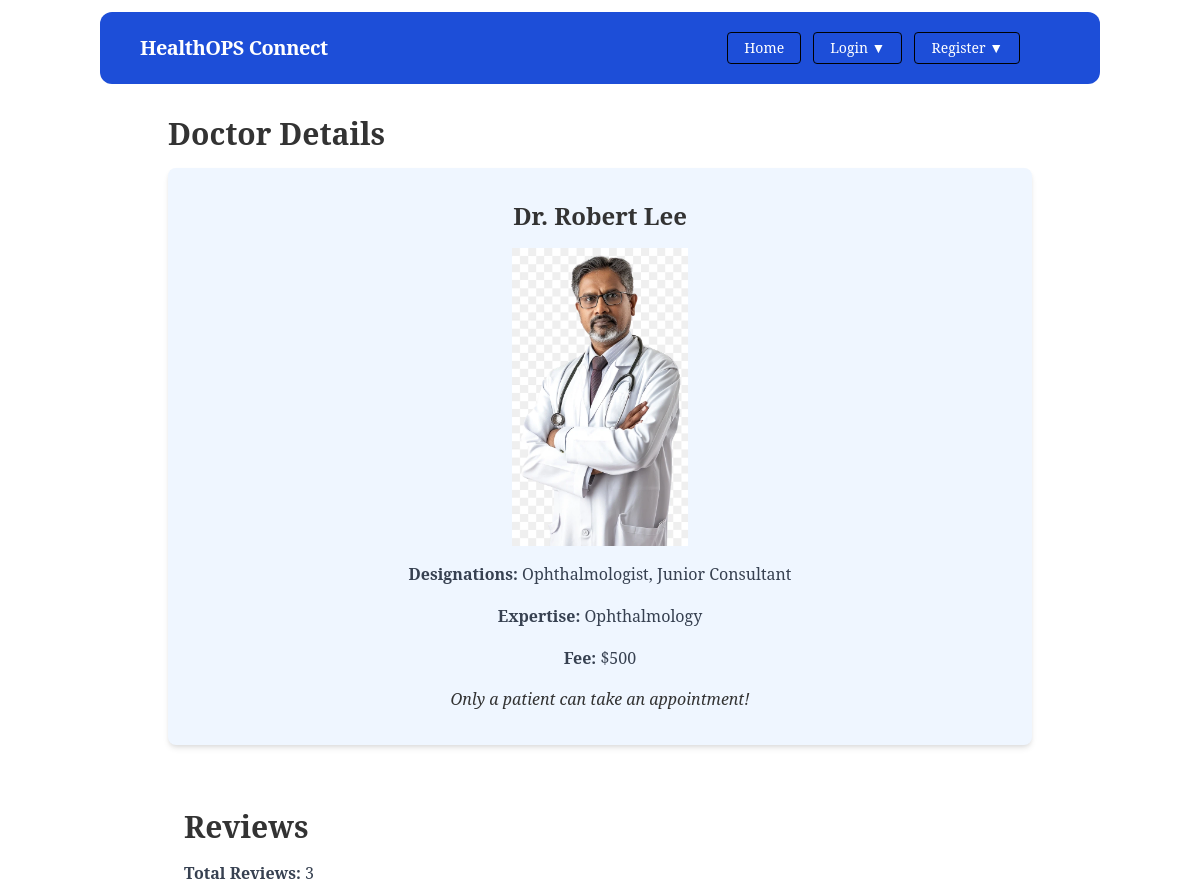
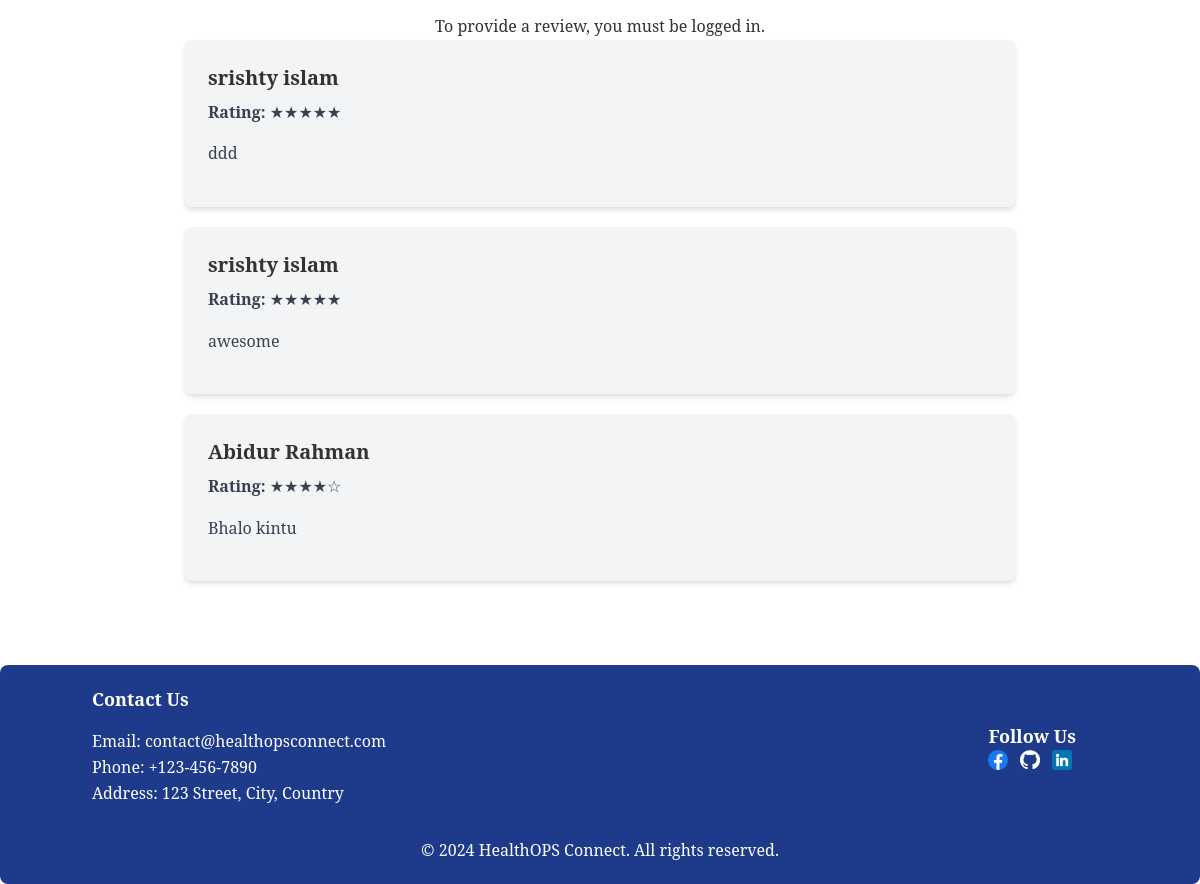
The page /doctors/details/4/ on the database its author committed (2 pictures, top to bottom).
### doctor/models.py (models this page shows, shortened)
class Doctor(models.Model):
    user = models.OneToOneField(User, on_delete=models.CASCADE)
    image = models.ImageField(
        upload_to='doctor/media/uploads/', default='doctor/media/uploads/default.jpg')
    designation = models.ManyToManyField(Designation)
    expertise = models.ManyToManyField(Expertise)
    available_time = models.ManyToManyField(AvailableTime)
    fee = models.IntegerField()
    meet_link = models.URLField(max_length=200)
    user_type = models.CharField(
        default='Doctor', max_length=10, editable=False)

class Designation(models.Model):
    name = models.CharField(max_length=50)
    slug = models.SlugField(max_length=100, unique=True)

class Expertise(models.Model):
    name = models.CharField(max_length=50)
    slug = models.SlugField(max_length=100, unique=True)

class Review(models.Model):
    reviewer = models.ForeignKey(Patient, on_delete=models.CASCADE)
    doctor = models.ForeignKey(Doctor, on_delete=models.CASCADE)
    body = models.TextField()
    rating = models.CharField(choices=STAR_CHOICES, max_length=5)
    created_at = models.DateTimeField(auto_now_add=True)
    class Meta:
        ordering = ['-created_at']

### patient/models.py (models this page shows, shortened)
class Patient(models.Model):
    user = models.OneToOneField(User, on_delete=models.CASCADE)
    image = models.ImageField(
        upload_to='patient/images/', default='patient/images/default.jpg')
    phone = models.CharField(max_length=11)
    user_type = models.CharField(default='Patient', max_length=10, editable=False)

### doctor/views.py (the view, shortened to what this page needs)
# urls.py: path('details/<int:pk>/', DoctorDetailsView.as_view(), name='doctor_details'),
class DoctorDetailsView(DetailView):
    model = Doctor
    template_name = 'doctor_details.html'
    context_object_name = 'doctor'
    def get_context_data(self, **kwargs):
        context = super().get_context_data(**kwargs)
        context['reviews'] = Review.objects.filter(doctor=self.object)
        context['doctor'] = self.object
        if self.request.user.is_authenticated:
            if hasattr(self.request.user, 'patient'):
                appointment = Appointment.objects.filter(
                    patient=self.request.user.patient, doctor=self.object).first()
                context['appointment'] = appointment
        return context

### doctor/templates/doctor_details.html (shortened to what this page needs)
{% extends 'base.html' %}
{% block content %}
<div class="max-w-4xl mx-auto px-4 py-8">
    <h1 class="text-3xl font-bold mb-4">Doctor Details</h1>
    <div class="bg-blue-50 rounded-lg shadow-md overflow-hidden">
        <div class="px-6 py-8 text-center">
            <h2 class="text-2xl font-bold mb-4">Dr. {{ doctor.user.first_name }} {{ doctor.user.last_name }}</h2>
            <img src="{{ doctor.image.url }}" alt="{{ doctor.user.first_name }}" class="w-44 h-auto mb-4 m-auto">
            <p class="text-gray-700 mb-4"><strong>Designations:</strong>
                {% for designation in doctor.designation.all %}
                {{ designation.name }}{% if not forloop.last %}, {% endif %}
                {% endfor %}
            </p>
            <p class="text-gray-700 mb-4"><strong>Expertise:</strong>
                {% for expertise in doctor.expertise.all %}
                {{ expertise.name }}{% if not forloop.last %}, {% endif %}
                {% endfor %}
            </p>
            <p class="text-gray-700 mb-4"><strong>Fee:</strong> ${{ doctor.fee }}</p>
            {% if request.user.patient.user_type == 'Patient' %}
            <a class="inline-block font-medium text-sm px-4 py-2 leading-none bg-blue-700 rounded text-white hover:border-transparent hover:bg-blue-800 mt-2 lg:mt-0"
                href="{% url 'take_appointment' doctor.id %}">Take Appointment</a>
            {% else %}
            <p class="italic">Only a patient can take an appointment!</p>
            {% endif %}
        </div>
    </div>
    <div class="max-w-4xl mx-auto px-4 py-8">
        <h1 class="text-3xl font-bold mt-8 mb-4">Reviews</h1>
        <p class="text-gray-700 mb-4"><strong>Total Reviews:</strong> {{ reviews | length }}</p>
        <div class="w-full">
            {% if request.user.is_authenticated %}
            {% if request.user.patient == appointment.patient and doctor == appointment.doctor and appointment.appointment_status == 'Completed' %}
            <div class="bg-gray-100 p-6 rounded-lg shadow-md mb-5">
                <h3 class="text-xl font-bold mb-2">Post a Review</h3>
                <form method="post" action="" class="space-y-4">
                    {% csrf_token %}
                    <div>
                        <label for="rating" class="block text-gray-700 font-bold mb-2">Rating:</label>
                        <select name="rating" id="rating"
                            class="block w-full bg-gray-100 border border-gray-300 rounded py-2 px-4 leading-tight focus:outline-none focus:bg-white focus:border-gray-500">
                            <option value="★☆☆☆☆">★☆☆☆☆</option>
                            <option value="★★☆☆☆">★★☆☆☆</option>
                            <option value="★★★☆☆">★★★☆☆</option>
                            <option value="★★★★☆">★★★★☆</option>
                            <option value="★★★★★">★★★★★</option>
                        </select>
                    </div>
                    <div>
                        <label for="body" class="block text-gray-700 font-bold mb-2">Review:</label>
                        <textarea name="body" id="body" rows="5"
                            class="resize-none block w-full bg-gray-100 border border-gray-300 rounded py-2 px-4 leading-tight focus:outline-none focus:bg-white focus:border-gray-500"></textarea>
                    </div>
                    <button type="submit"
                        class="bg-blue-500 hover:bg-blue-600 text-white font-bold py-2 px-4 rounded focus:outline-none focus:shadow-outline">Submit
                        Review</button>
                </form>
            </div>
            {% else %}
            <p class="text-center">To provide a review, you must schedule an appointment with this doctor.</p>
            {% endif %}
            {% else %}
            <p class="text-center">To provide a review, you must be logged in.</p>
            {% endif %}
            {% for review in reviews %}
            <div class="bg-gray-100 p-6 rounded-lg shadow-md mb-5">
                <h3 class="text-xl font-bold mb-2">{{ review.reviewer.user.first_name }}
                    {{review.reviewer.user.last_name }}</h3>
                <p class="text-gray-700 mb-4"><strong>Rating:</strong> {{ review.rating }}</p>
                <p class="text-gray-700 mb-4">{{ review.body }}</p>
            </div>
            {% endfor %}
        </div>
    </div>
</div>
</div>
{% endblock %}

### static/css/style.css (style rules this page uses)
body { font-family: "Noto Serif", serif; font-size: 16px; line-height: 1.6; color: #333; margin: 0; padding: 0; }

### rows shown on the page
Doctor: user.first_name "Robert", user.last_name "Lee", image (picture), fee "500"
Designation: name "Ophthalmologist"
Designation: name "Junior Consultant"
Expertise: name "Ophthalmology"
Review: reviewer.user.first_name "srishty", reviewer.user.last_name "islam", rating "★★★★★", body "ddd"
Review: reviewer.user.first_name "srishty", reviewer.user.last_name "islam", rating "★★★★★", body "awesome"
Review: reviewer.user.first_name "Abidur", reviewer.user.last_name "Rahman", rating "★★★★☆", body "Bhalo kintu"

### other values the page prints
{{ reviews | length }} "3"
